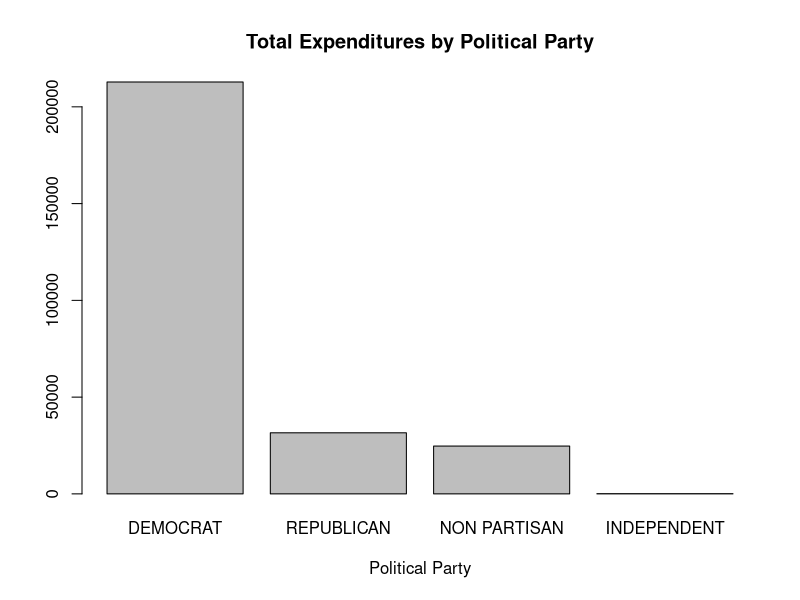
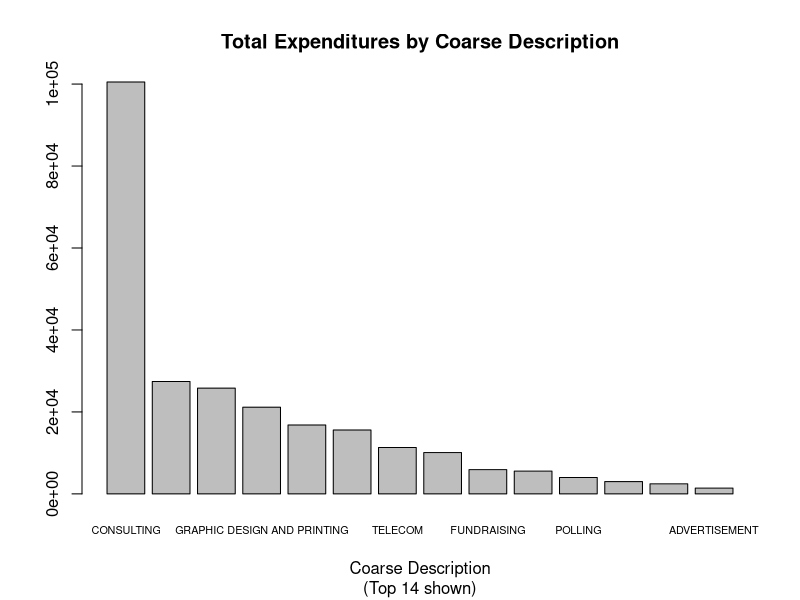

Source code (R) for these figures, in order: (Note: this script raises an error after producing the figures.)
## ---- chunk 1
knitr::opts_chunk$set(echo = TRUE)
## ---- chunk 2
DebtRaw = read.csv("../dataset/CandidateDebtDummy.csv", na.strings='#N/A')

# Split off left table
DebtLeft = DebtRaw[, seq(9)]

# Split off right table
DebtRight = DebtRaw[, seq(10, ncol(DebtRaw))]

# Rename DUMMY to office
colnames(DebtRight)[0] <- 'office'

# Keep cases with at least one non-NA entry
DebtRightValid <- DebtRight[rowSums(!is.na(DebtRight)) > 0,]

# Drop duplicates
Debt <- unique(DebtRightValid)
## ---- chunk 3

# sum amount by coarsedescription
amountbyparty <-aggregate(Debt['amount'], by=list(party=Debt$party), FUN=sum)

#format method, which is necessary for formating in a data.frame   
format.money  <- function(x, ...) {
  paste0("$", formatC(as.numeric(x), format="f", digits=2, big.mark=","))
}
class(amountbyparty$amount) <- c("money",class(amountbyparty$amount))


# sort the list descending, create pareto
amountbyparty <- amountbyparty[order(amountbyparty$amount, decreasing=TRUE),]

# bar plot tutorial https://www.statmethods.net/graphs/bar.html
barplot(amountbyparty$amount, main="Total Expenditures by Political Party", 
  	xlab="Political Party",
  	names.arg=amountbyparty$party,
  	cex.names=1)

# Move on to by pareto subgroup, normalized into percent.

# Maybe I should make a function for bar charts, since I will be making many of them.



## ---- chunk 4
desc_to_coarsedesc = read.csv("../dataset/description_to_coarsedescription.csv", na.strings='#N/A')
# we need to merge coarsedescription into Debt by description
Debt2=merge(Debt,desc_to_coarsedesc[c('description','coarsedescription')])

# sum amount by coarsedescription
amountbycoarsedesc <-aggregate(Debt2['amount'], by=list(coarsedescription=Debt2$coarsedescription), FUN=sum)

#format method, which is necessary for formating in a data.frame   
format.money  <- function(x, ...) {
  paste0("$", formatC(as.numeric(x), format="f", digits=2, big.mark=","))
}
class(amountbycoarsedesc$amount) <- c("money",class(amountbycoarsedesc$amount))


# sort the list descending, create pareto
amountbycoarsedesc <- amountbycoarsedesc[order(amountbycoarsedesc$amount, decreasing=TRUE),]
#print(amountbycoarsedesc)

nbars=14
topn=amountbycoarsedesc[1:nbars,]
?barplot
# bar plot tutorial https://www.statmethods.net/graphs/bar.html
barplot(topn$amount, main="Total Expenditures by Coarse Description",
        sub=paste(c("(Top", nbars, "shown)"), collapse = " "),
  	xlab="Coarse Description",
  	names.arg=topn$coarsedescription,
  	cex.names=0.65)

# Move on to by pareto subgroup, normalized into percent.

# Maybe I should make a function for bar charts, since I will be making many of them.



## ---- chunk 5

# Rename "subject" column to "N"
names(amountbyparty)[names(amountbyparty)=="amount"] <- "totalamountbyparty"

#rollup debt2 by coarsedesc and party
expense_by_coarsedesc_by_party <-aggregate(Debt2['amount'],
                                           by=list(coarsedescription=Debt2$coarsedescription, party=Debt2$party), FUN=sum)


#merge totalamount into expense_by_coarsedesc_by_party
frac_by_coarsedesc_by_party <- merge(expense_by_coarsedesc_by_party,amountbyparty)
# compute fraction
frac_by_coarsedesc_by_party$fractionofpartytotal <- frac_by_coarsedesc_by_party$amount / frac_by_coarsedesc_by_party$totalamountbyparty

# drop independents
frac_by_coarsedesc_by_party <- frac_by_coarsedesc_by_party[frac_by_coarsedesc_by_party$party != "INDEPENDENT", ]

# get max frac by coarsedescription (across parties)
maxfrac_by_coarsedesc <-aggregate(frac_by_coarsedesc_by_party['fractionofpartytotal'],
                                           by=list(coarsedescription=frac_by_coarsedesc_by_party$coarsedescription), FUN=max)

# Rename "fractionofpartytotal" column to "maxfracofpartytotal"
names(maxfrac_by_coarsedesc)[names(maxfrac_by_coarsedesc)=="fractionofpartytotal"] <- "maxfracofpartytotal"

#merge maxfrac into frac_by_coarsedesc_by_party
frac_by_coarsedesc_by_party2=merge(frac_by_coarsedesc_by_party,maxfrac_by_coarsedesc)


# assign part number to put nonpartisan last
frac_by_coarsedesc_by_party2$partynumber<-ifelse(frac_by_coarsedesc_by_party2$party=="DEMOCRAT",1,
		ifelse(frac_by_coarsedesc_by_party2$party=="REPUBLICAN",2,3
		))

#Now, sort the df by maxfracofpartytotal desc, then by partynumber
frac_by_coarsedesc_by_party2 <- frac_by_coarsedesc_by_party2[order(-frac_by_coarsedesc_by_party2$maxfracofpartytotal,
                                                                   frac_by_coarsedesc_by_party2$partynumber),]

# Now we can finally make a grouped pareto!
frac_by_coarsedesc_by_party2$barlabels <- ""
frac_by_coarsedesc_by_party2$barlabels <- frac_by_coarsedesc_by_party2$barlabels <-

  
# Trick Make labels which are non blank only when row mod 3 =2
x<-1:nrow(frac_by_coarsedesc_by_party2)
y <- x%%3==2

cd=frac_by_coarsedesc_by_party2$coarsedescription
frac_by_coarsedesc_by_party2$barlabels <- with(frac_by_coarsedesc_by_party2, ifelse(y,cd,"" ) )

cd <- frac_by_coarsedesc_by_party2$coarsedescription
frac_by_coarsedesc_by_party2$barlabels <- ifelse(y,frac_by_coarsedesc_by_party2$coarsedescription,"" )

b
?ifelse
df$newVals <- with(df, ifelse(tf, value/2, value))
# now make a sidebyside bar chart
barplot(frac_by_coarsedesc_by_party2$fractionofpartytotal, main="Fractional Expenditures by Coarse Description, by Party",
        xlab="Coarse Description", col=c("blue","red","green"),
        legend = c("Democrat","Republican","Non Partisan"), beside=TRUE, names.arg=frac_by_coarsedesc_by_party2$coarsedescription, las=2)

## ---- chunk 6
# get sum of amount by DUMMY

# get sum(amount) and n rows by unique value of DUMMY, legislativedistrict, position, and party,
# and jurisdictiontype (in case I summarize by that later).

# then sum amounts by DUMMY (the total amount spent by everyone going for that type of office)
